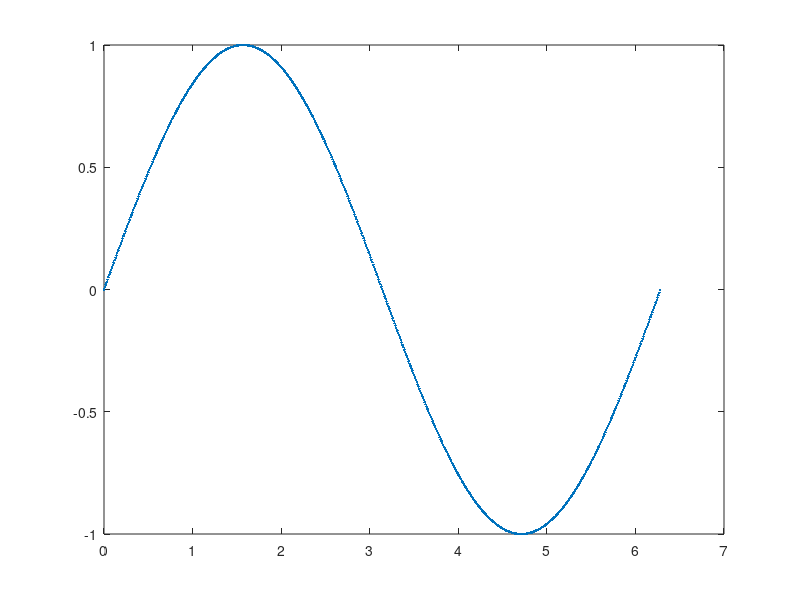

Recreate this plot in MATLAB. (Note: this script raises an error after producing the figure.)



in=0:0.01:2*pi;
out=sin(in);

plot(in,out,'.');

[P,minp,maxp,T,mint,maxt]=premnmx(in,out);

Df=cos(in);
hold on; plot(in,Df);

Df_vect= reshape(Df,1,(size(Df,1)*size(Df,2)) );
DfN = tramnmxDf(Df_vect,minp,maxp,mint,maxt);

DfMap= ones(1,(size(Df,1)*size(Df,2)) );


TR{1}.P=P; TR{1}.T=T; TR{1}.Df=Df_vect; TR{1}.minp=minp; TR{1}.maxp=maxp; TR{1}.mint=mint;TR{1}.maxt=maxt; TR{1}.DfMap=DfMap;

TR

TR{1}

VD{1}.P= []; VD{1}.T= []; VD{1}.Df= []; VD{1}.DfMap= [];


save 'TEST_sinX' TR VD;